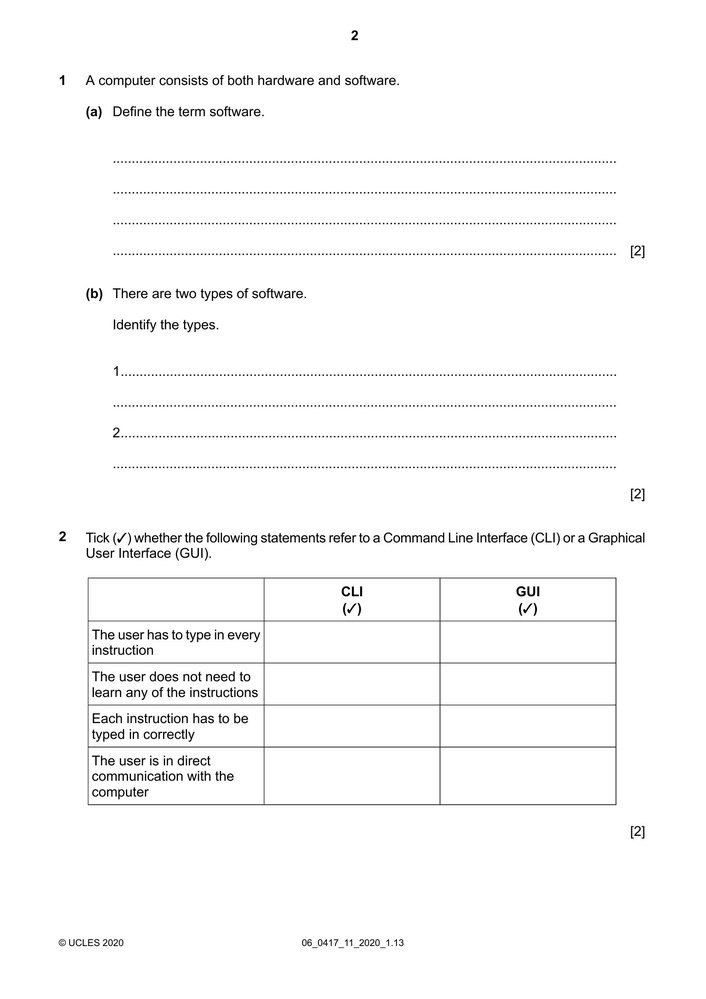
#> input picture trial_py/og/out1.jpg, 706 x 999 px, shrunk from 1654 x 2339 before the run, found by its file name
$ python xtrial03.py
#> lines starting #> are read from the running program, lines starting #| are printed output that depends on the picture; after the words box and inside, x2 and y2 are one past the last pixel; in counts of white or black regions, pixels touching at a corner belong together
import cv2

# Load image, grayscale, Gaussian blur, Otsu's threshold
image = cv2.imread('og/out1.jpg')
#> image is the input picture: shape (999, 706, 3); min 0, max 255, mean 249.8
original = image.copy()
gray = cv2.cvtColor(image, cv2.COLOR_BGR2GRAY)
blur = cv2.GaussianBlur(gray, (25,25), 0)
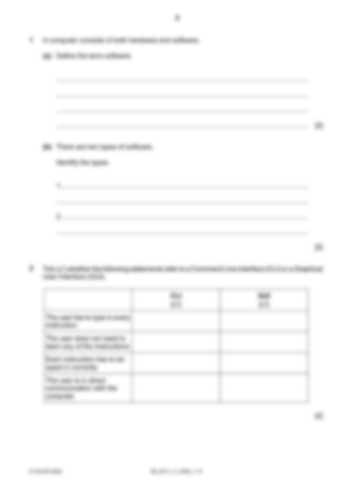
#> blur: shape (999, 706) (shown at 1/2 size); min 166, max 255, mean 249.8
thresh = cv2.threshold(blur, 0, 255, cv2.THRESH_BINARY_INV + cv2.THRESH_OTSU)[1]
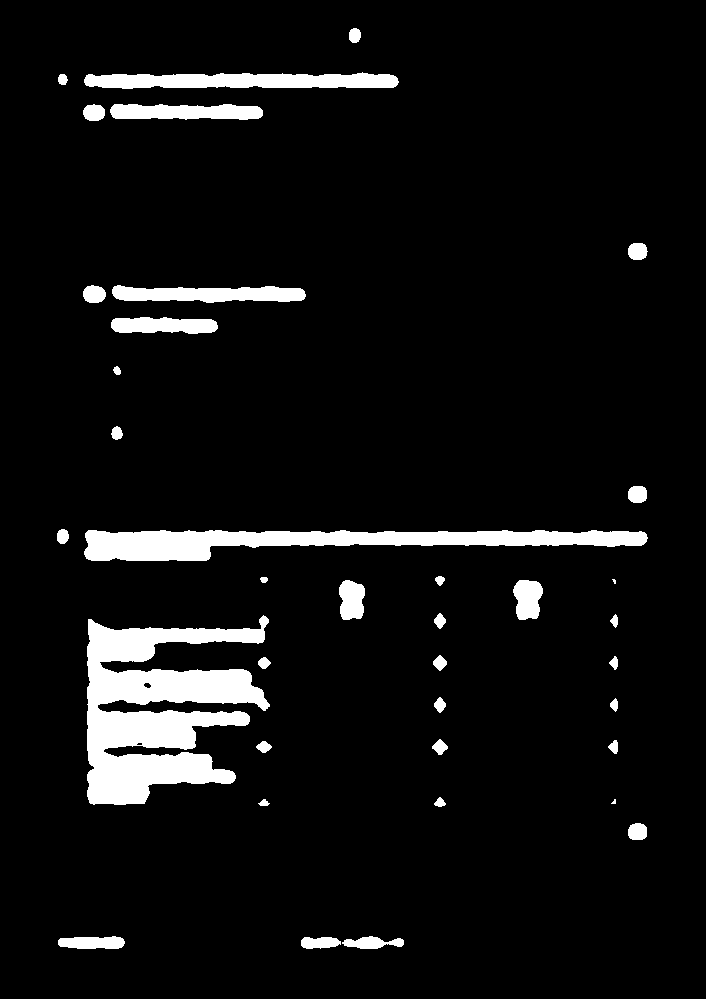
#> thresh: shape (999, 706); 6.6% white; 37 white regions (2 under 20 px), largest, box (x1, y1, x2, y2) and area: (87, 615, 270, 805) 19552, (84, 530, 648, 561) 9751, (84, 72, 399, 89) 4169

# Perform morph operations, first open to remove noise, then close to combine
noise_kernel = cv2.getStructuringElement(cv2.MORPH_RECT, (3,3))
opening = cv2.morphologyEx(thresh, cv2.MORPH_OPEN, noise_kernel, iterations=2)
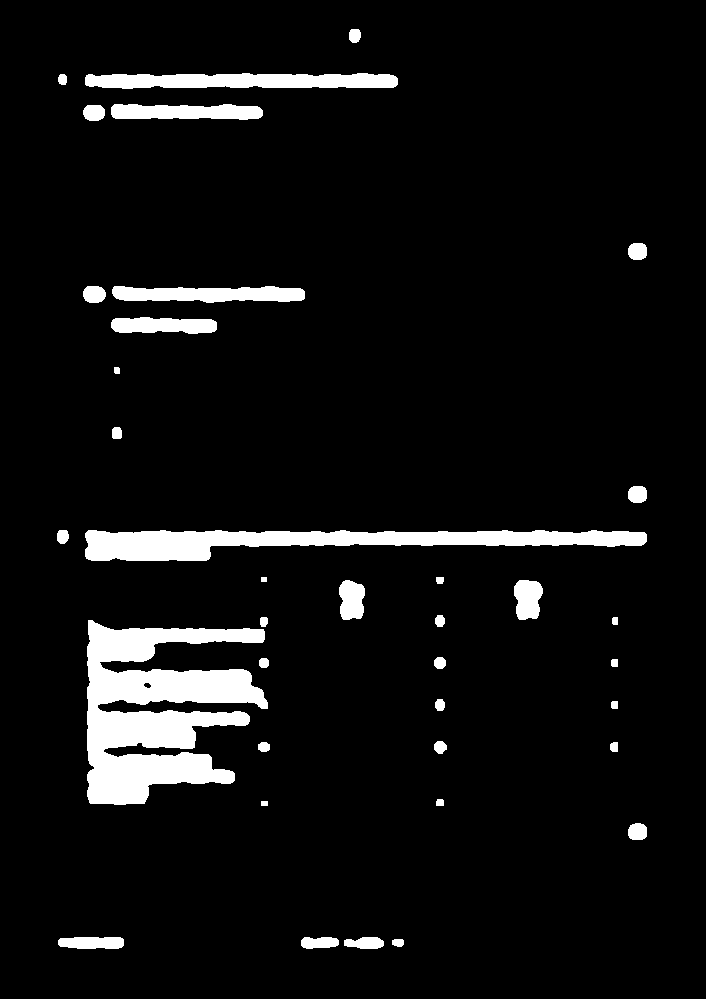
#> opening: shape (999, 706); 6.5% white; 37 white regions, largest, box (x1, y1, x2, y2) and area: (87, 620, 268, 805) 19396, (85, 530, 647, 561) 9725, (85, 73, 398, 89) 4154
close_kernel = cv2.getStructuringElement(cv2.MORPH_RECT, (7,7))
close = cv2.morphologyEx(opening, cv2.MORPH_CLOSE, close_kernel, iterations=3)
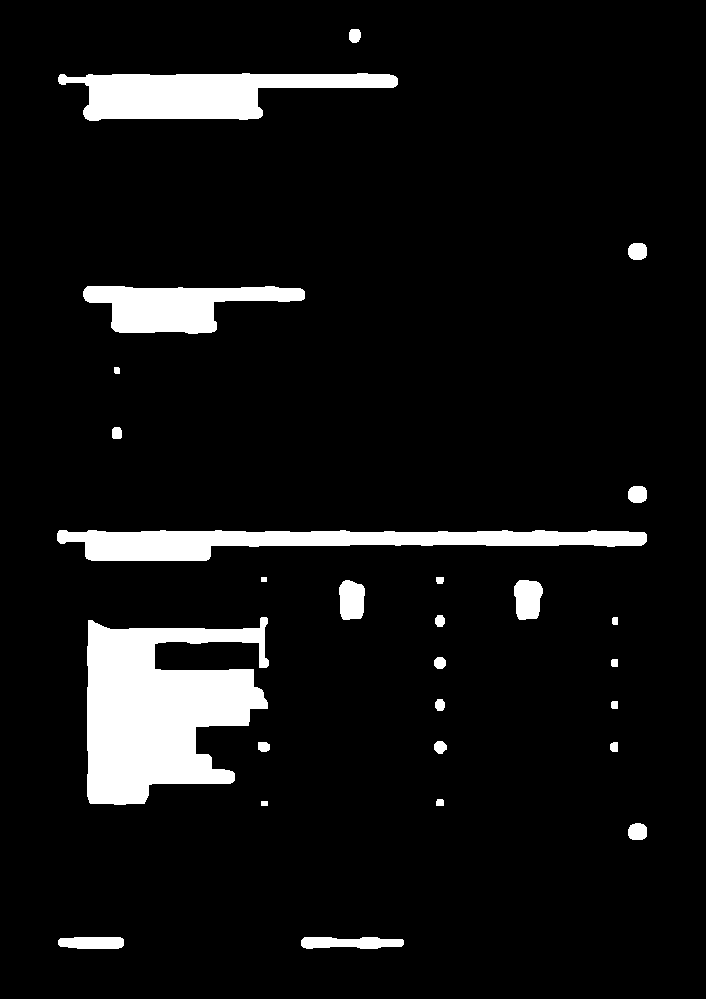
#> close: shape (999, 706); 7.8% white; 27 white regions, largest, box (x1, y1, x2, y2) and area: (87, 617, 269, 805) 22603, (57, 530, 647, 561) 10260, (58, 73, 398, 121) 9899

# Find enclosing boundingbox and crop ROI
coords = cv2.findNonZero(close)
#> coords = contour of 54753 points, box (x1, y1, x2, y2) (57, 29, 647, 949), area 61540
x,y,w,h = cv2.boundingRect(coords)
#> x = 57; y = 29; w = 590; h = 920
cv2.rectangle(image, (x, y), (x + w, y + h), (36,255,12), 2)
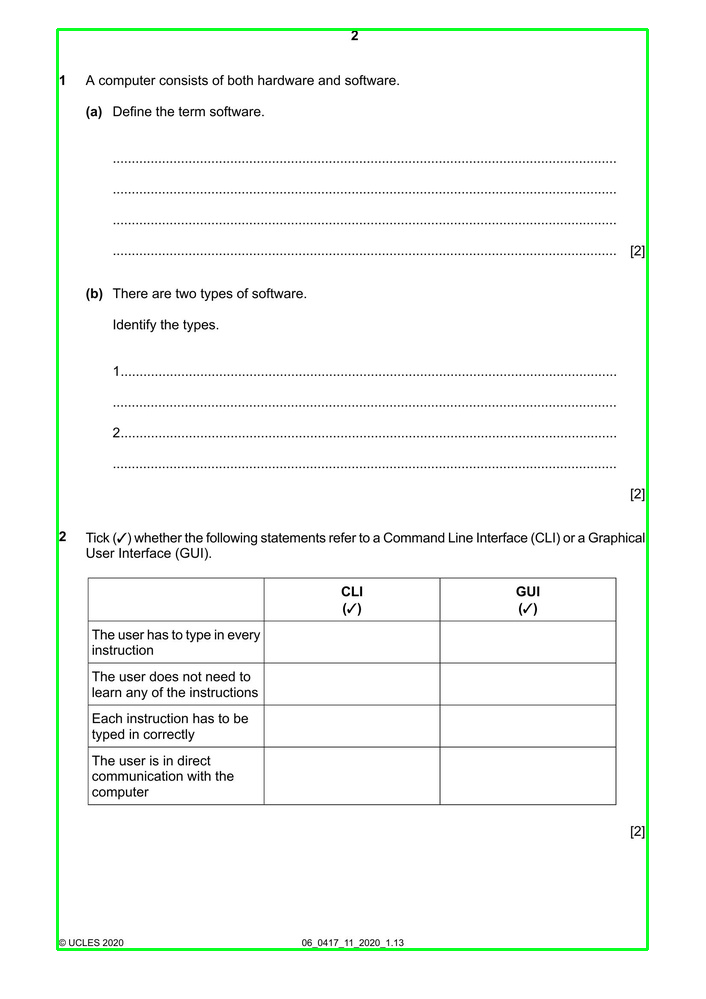
#> image: shape (999, 706, 3); 1.28% of pixels changed, all inside (x1, y1, x2, y2) = (56, 28, 649, 951)
crop = original[y:y+h, x:x+w]
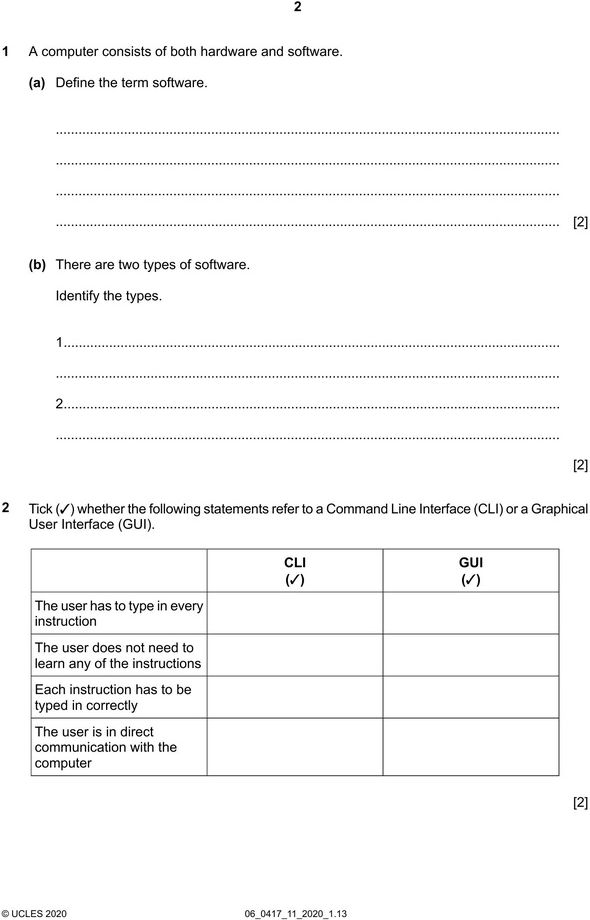
#> crop: shape (920, 590, 3); min 0, max 255, mean 248.2

cv2.imshow('thresh', thresh)
cv2.imshow('close', close)
cv2.imshow('image', image)
cv2.imshow('crop', crop)
cv2.waitKey()

$ run again, with trial_py/og/out0.jpg copied over trial_py/og/out1.jpg
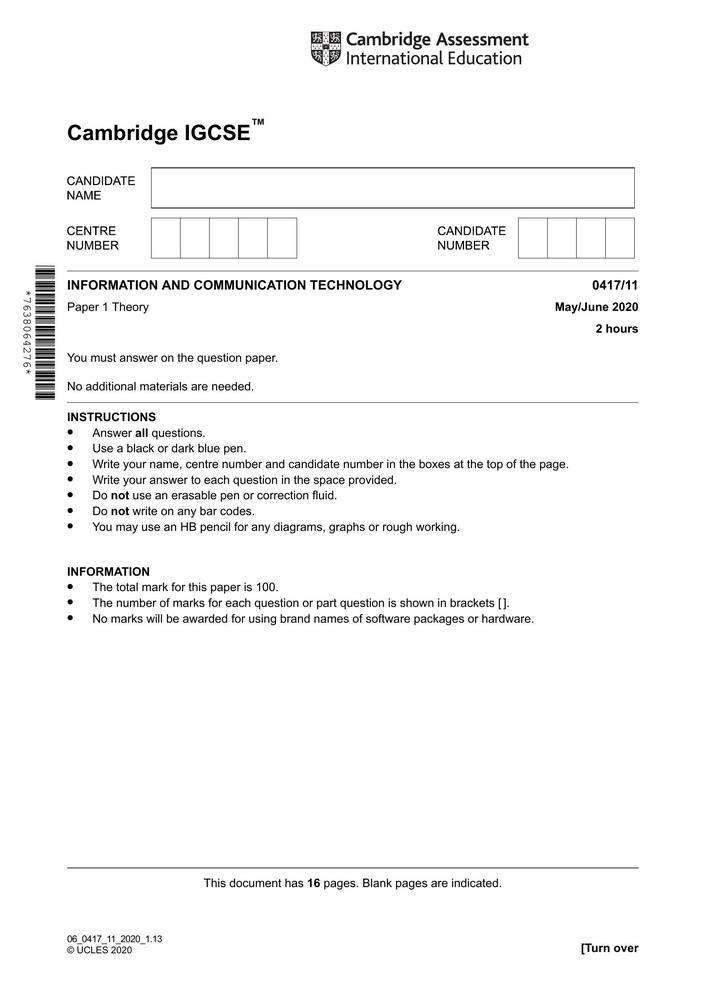
#> input picture trial_py/og/out0.jpg, 706 x 999 px, shrunk from 1654 x 2339 before the run, found by its file name
#> image is the input picture: shape (999, 706, 3); mean B, G, R 247.2, 247.2, 247.2
#> `thresh = cv2.threshold(blur, 0, 255, cv2.THRESH_BINARY_INV + cv2.THRES..`:
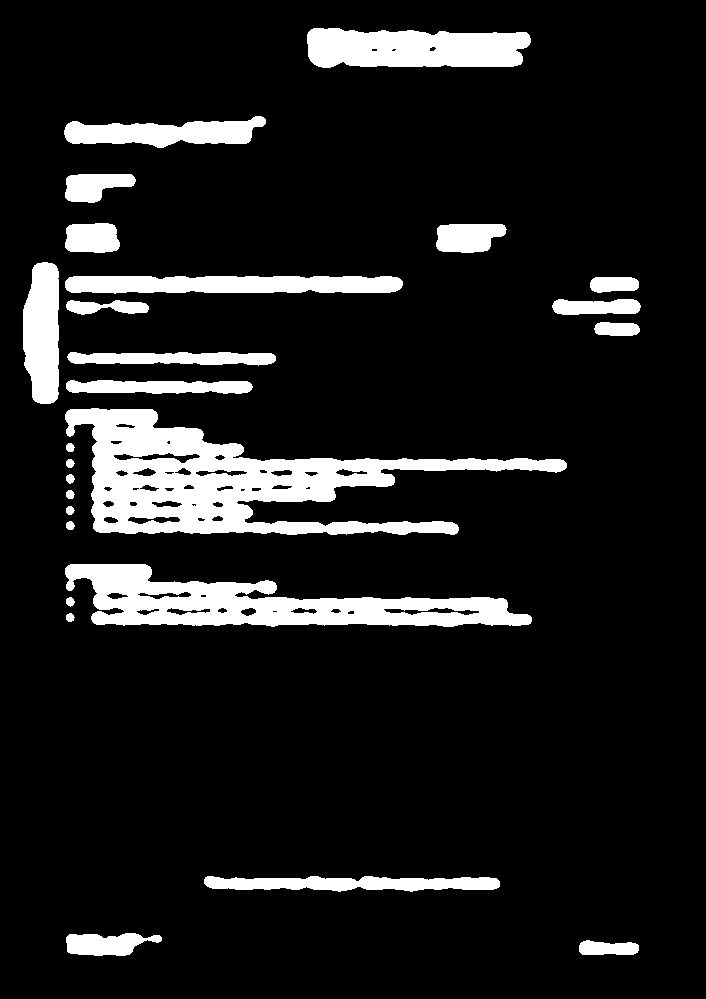
#> thresh: shape (999, 706); 11.2% white; 26 white regions, largest, box (x1, y1, x2, y2) and area: (65, 408, 567, 535) 24696, (65, 564, 532, 627) 14557, (307, 28, 531, 68) 7552
#> opening: shape (999, 706); 11.1% white; 28 white regions, largest, box (x1, y1, x2, y2) and area: (65, 408, 567, 535) 24625, (65, 564, 532, 627) 14499, (307, 28, 531, 68) 7548
#> close: shape (999, 706); 13.2% white; 11 white regions, largest, box (x1, y1, x2, y2) and area: (23, 262, 567, 535) 51177, (65, 564, 532, 627) 16490, (307, 28, 531, 68) 7709
#> coords = contour of 93183 points, box (x1, y1, x2, y2) (23, 28, 640, 956), area 29556
#> x = 23; y = 28; w = 617; h = 928
#> image: shape (999, 706, 3); 1.31% of pixels changed, all inside (x1, y1, x2, y2) = (22, 27, 642, 958)
#> `crop = original[y:y+h, x:x+w]`:
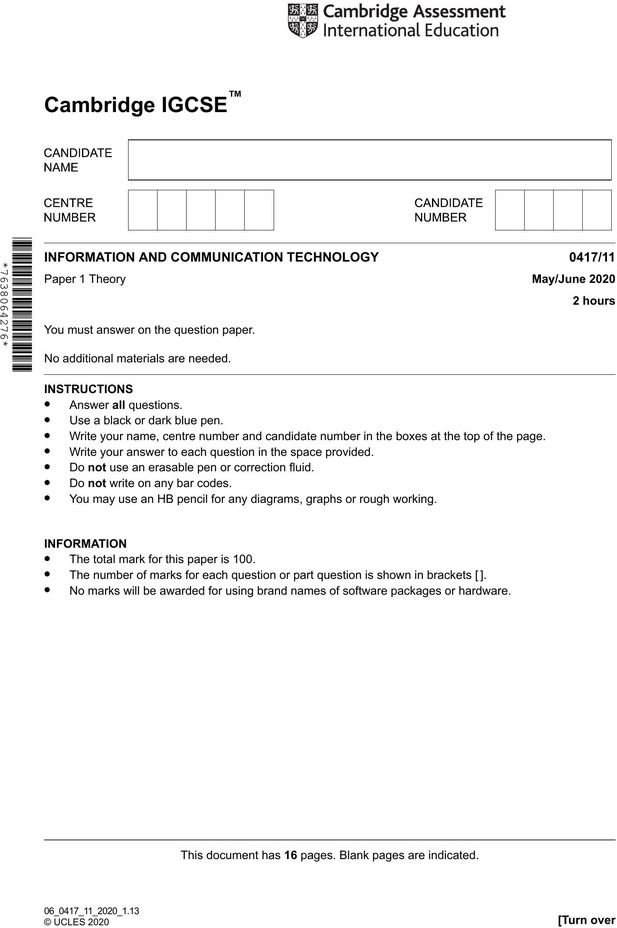
#> crop: shape (928, 617, 3); mean B, G, R 245.4, 245.4, 245.4

$ run again, with trial_py/og/out10.jpg copied over trial_py/og/out1.jpg
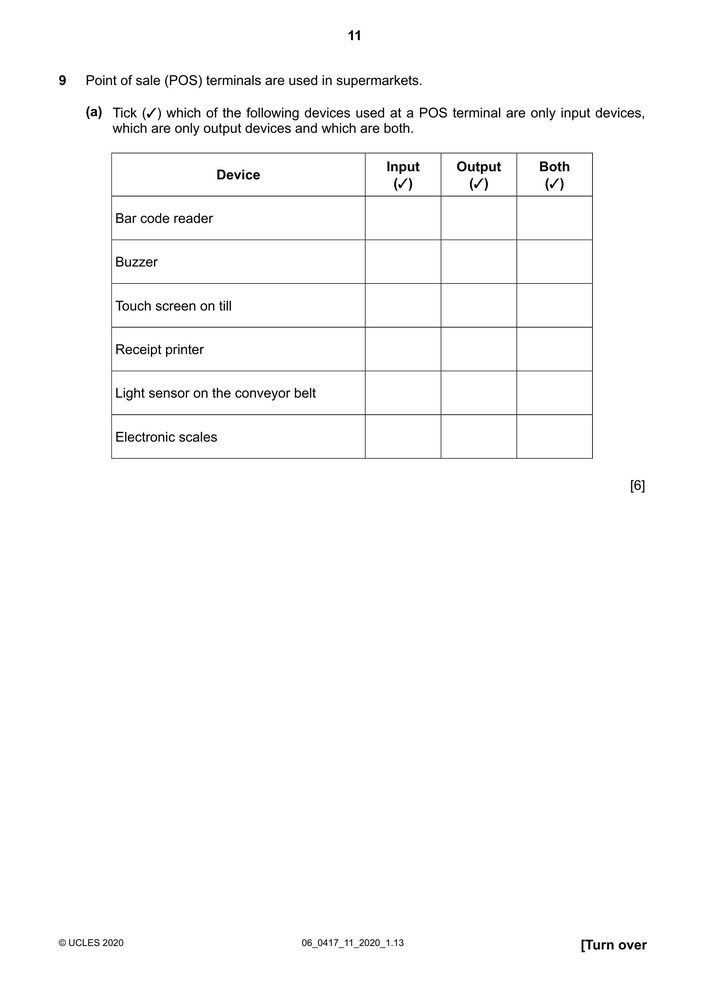
#> input picture trial_py/og/out10.jpg, 706 x 999 px, shrunk from 1654 x 2339 before the run, found by its file name
#> image is the input picture: shape (999, 706, 3); min 0, max 255, mean 251.1
#> `thresh = cv2.threshold(blur, 0, 255, cv2.THRESH_BINARY_INV + cv2.THRES..`:
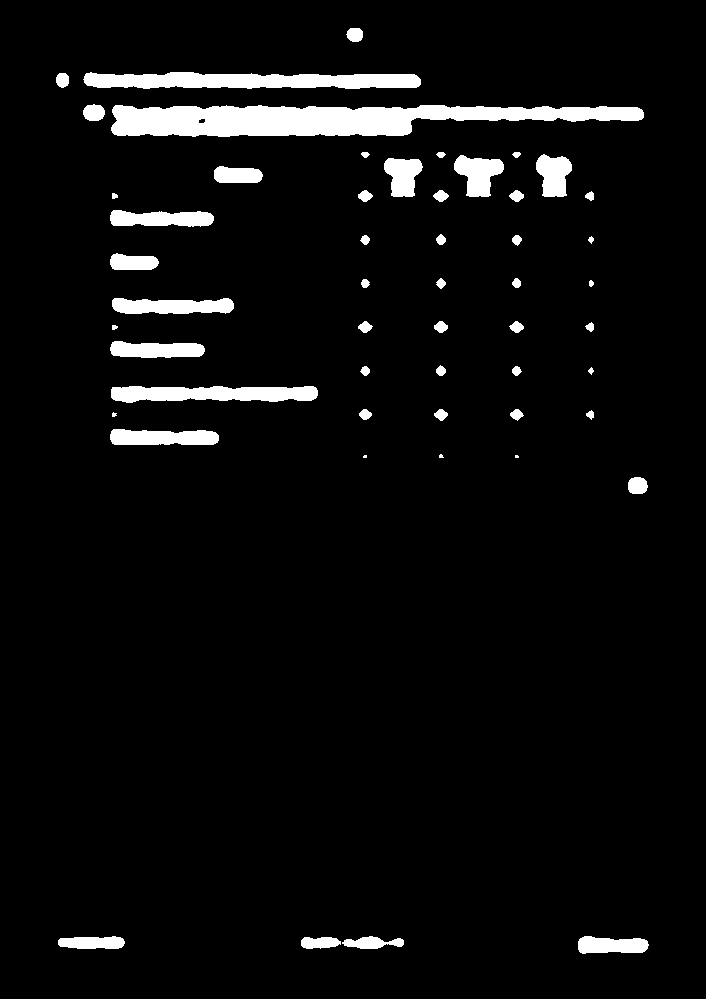
#> thresh: shape (999, 706); 5% white; 53 white regions (4 under 20 px), largest, box (x1, y1, x2, y2) and area: (111, 105, 644, 137) 11592, (83, 72, 421, 89) 4543, (111, 386, 318, 403) 2771
#> opening: shape (999, 706); 4.9% white; 45 white regions, largest, box (x1, y1, x2, y2) and area: (112, 105, 644, 137) 11567, (84, 72, 421, 89) 4535, (111, 386, 318, 403) 2771
#> close: shape (999, 706); 5.6% white; 38 white regions, largest, box (x1, y1, x2, y2) and area: (56, 72, 644, 157) 20724, (111, 386, 318, 403) 2898, (112, 298, 234, 314) 1678
#> coords = contour of 39302 points, box (x1, y1, x2, y2) (56, 28, 648, 953), area 32142
#> x = 56; y = 28; w = 592; h = 925
#> image: shape (999, 706, 3); 1.29% of pixels changed, all inside (x1, y1, x2, y2) = (55, 27, 650, 955)
#> `crop = original[y:y+h, x:x+w]`:
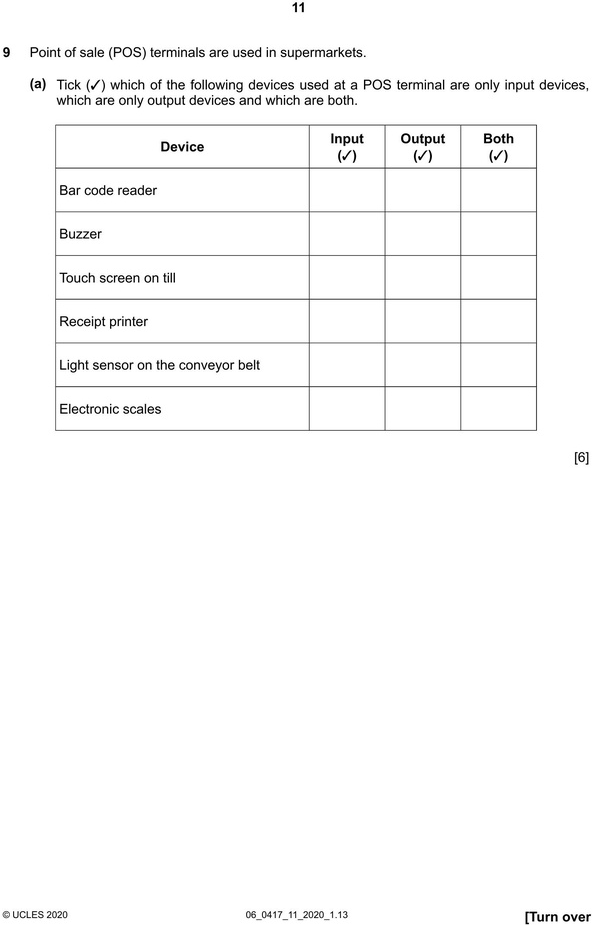
#> crop: shape (925, 592, 3); min 0, max 255, mean 250
